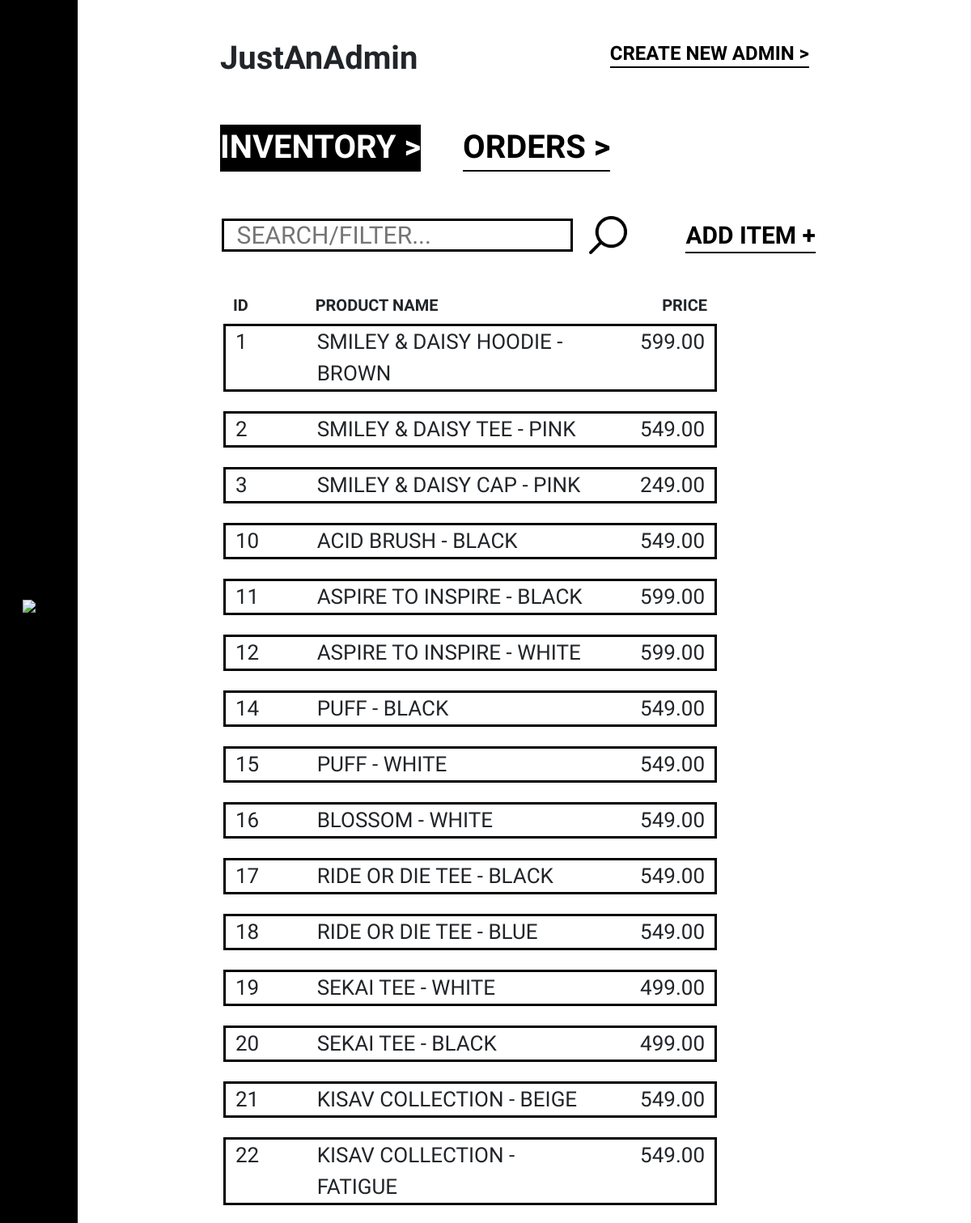
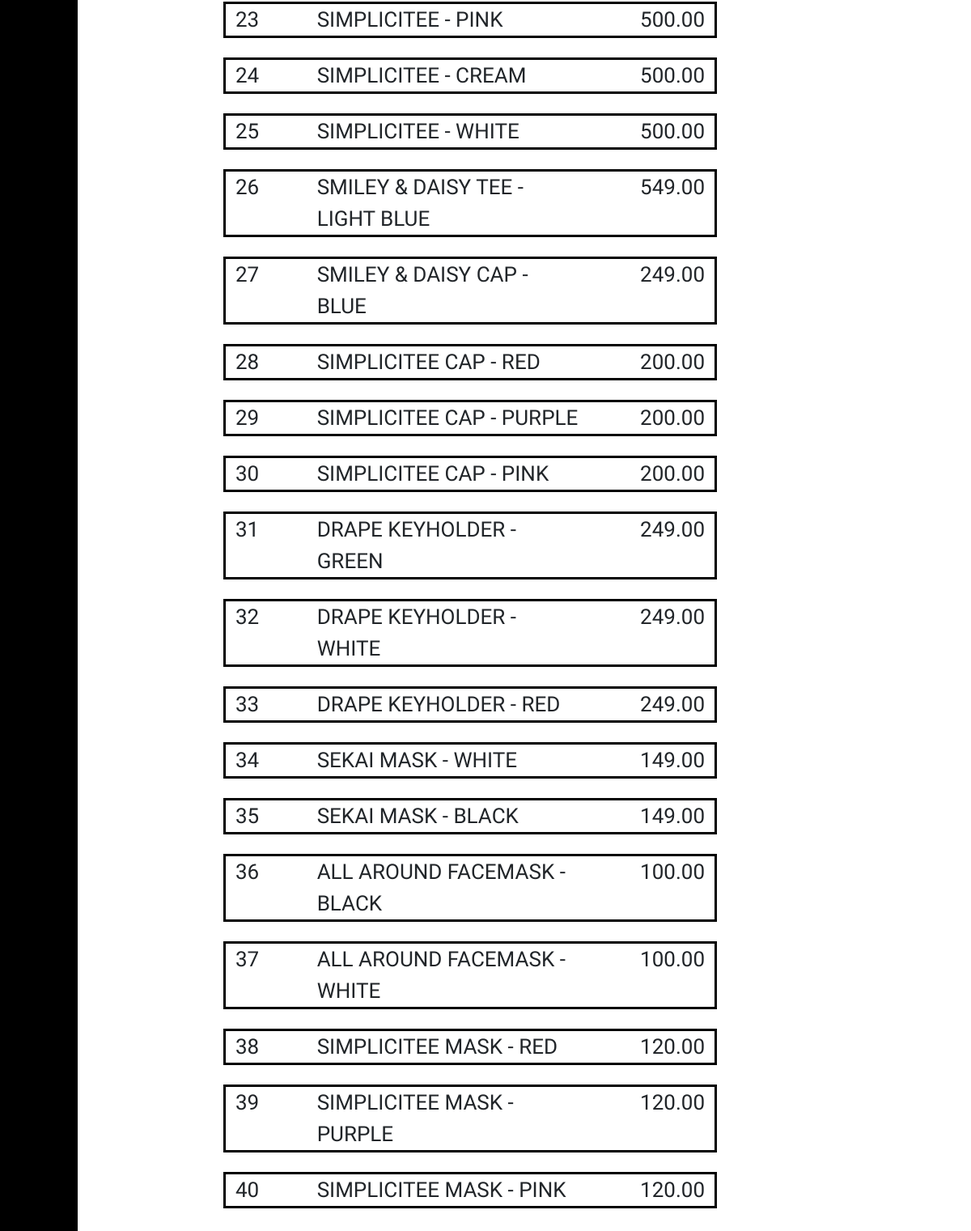
The page /src/admin/admin-inventory.php (signed in) on the database its author committed (2 pictures, top to bottom).
### tables this page shows
CREATE TABLE `product` (
  `prod_id` int(11) NOT NULL,
  `prod_name` varchar(255) NOT NULL,
  `prod_price` decimal(5,2) NOT NULL,
  `prod_description` varchar(500) NOT NULL,
  `cat_name` varchar(50) NOT NULL
);

### src/admin/includes/admin-inventory.inc.php (called while the page is built, shortened)
<?php
include("../classes/Database.class.php");
include("../classes/Product.class.php");
include("../classes/ProductCon.class.php");
$product = new ProductController();
$result = $product->getTable();

### src/classes/Database.class.php (called while the page is built)
<?php
class Database{
  protected function connect(){
    try {
      $username = "root";
      $password = "";
      $dbh = new PDO('mysql:host=localhost;dbname=drape',$username,$password);
      return $dbh;
    }
    catch (PDOException $e) {
      print "Error!: " . $e->getMessage() . "<br/>";
      die();
    }
  }
}

### src/classes/Product.class.php (called while the page is built, shortened)
<?php
class Product extends Database{
  protected function readProductTable(){
    $query = 'SELECT * FROM product';
    $stmt = $this->connect()->prepare($query);
    if(!$stmt->execute()){
      $stmt = null;
      header("location: ../index.php?error=stmtfailed");
      exit();
    }
    return $stmt;
  }
}

### src/classes/ProductCon.class.php (called while the page is built, shortened)
<?php
class ProductController extends Product{
  public function getTable(){
    $result = $this->readProductTable();
    return $result;
  }
}

### src/admin/admin-inventory.php (the view, shortened to what this page needs)
<?php include("includes/admin-inventory.inc.php")?>
<!DOCTYPE html>
<html lang="en">
<?php include("../head-tags.php")?>
<body>
    <?php include("../sidebar.php")?>
    <main class="admin-wrapper">
        <section class="user-info mb-5">
          <div class="row">
            <div class="col d-flex justify-content-between">
              <h1><?php echo $_SESSION["adminUser"]?></h1>
              <a href="admin-registration.php" class="btn-black">CREATE NEW ADMIN ></a>
            </div>
          </div>
        </section>
        <section class="panel-navigation mb-5">
          <div class="row">
            <div class="col">
              <a href="admin-inventory.php" class="btn-black-active me-5">INVENTORY ></a>
              <a href="admin-orders.php" class="btn-black">ORDERS ></a>
            </div>
          </div>
        </section>
        <section class="panel-table-wrapper">
          <div class="row search-row">
            <div class="col d-flex justify-content-between align-items-center">
              <div class="search-bar">
                <form action="admin-inventory.php" method="post" enctype="multipart/form-data">
                  <input type="text" name="search_item" placeholder="SEARCH/FILTER...">
                  <input type="submit" name="filter" value="">
                </form>
              </div>
              <a href="admin-product-add.php" class="btn-black">ADD ITEM +</a>
            </div>
          </div>
          <div class="row mt-5 panel-table">
            <div class="col pe-0">
              <div class="row panel-table-head mb-2">
                <div class="col pth-contents-wrapper">
                  <div class="row">
                    <p class="col-2 mb-0">ID</p>
                    <p class="col mb-0">Product name</p>
                    <p class="col-3 mb-0 text-end">Price</p>
                  </div>
                </div>
                <div class="col-1"></div>
                <div class="col-1"></div>
              </div>
              <?php
                while($row = $result->fetch(PDO::FETCH_ASSOC)){
                  echo
                  "
                  <div class='row panel-table-body mb-4'>"; ?>
                    <div class='col ptb-contents-wrapper' onclick="window.location.href = 'admin-product-view.php?id=<?php echo $row['prod_id']?>';">
                      <?php echo "
                      <div class='row'>
                        <p class='col-2 mb-0'>" . $row["prod_id"] . "</p>
                        <p class='col mb-0'>" . $row["prod_name"] . "</p>
                        <p class='col-3 mb-0 text-end'>" . $row["prod_price"] . "</p>
                      </div>
                    </div>";
                    ?>
                    <div class='col-1 ptb-links'><a href='admin-product-edit.php?id=<?php echo $row["prod_id"];?>'><i class='fi fi-rr-pencil'></i></a></div>
                    <div class='col-1 ptb-links'><a href='admin-inventory.php?id=<?php echo $row["prod_id"];?>' onclick="return confirm('Are you sure you want to delete this product?');"><i class='fi fi-rr-cross'></i></a></div>
                    <?php echo "
                  </div>
                  ";
                }
              ?>
            </div>
          </div>
        </section>
    </main>
</body>
</html>

### src/styles/main.css (style rules this page uses)
* { font-family: inconsolata; }
main { margin-block: 3rem; margin-inline: 12rem 6rem; }
.btn-black { font-size: 40px; font-weight: 600; display: inline-block; color: #000000; text-decoration: none; position: relative; z-index: 1; overflow: hidden; }
.btn-black::before { content: ''; position: absolute; bottom: 0; left: 0; width: 100%; height: 2px; background-color: #000000; transition: height 0.1s ease; z-index: -1; }
.btn-black-active { font-size: 40px; font-weight: 600; display: inline-block; color: white; text-decoration: none; position: relative; z-index: 1; overflow: hidden; background-color: #000000; }
.btn-black-active::before { content: ''; position: absolute; top: 0; left: 0; width: 100%; height: 2px; background-color: white; transition: height 0.1s ease; z-index: -1; }

### src/styles/panels.css (style rules this page uses)
.admin-wrapper, .client-wrapper { margin-block: 3rem; margin-inline: 17rem 12rem; }
.user-info h1 { font-weight: bold; }
.user-info .btn-black { text-align: center; font-size: 24px; width: fit-content; height: fit-content; margin: 0 0.5rem 0 0.5rem; }
.search-bar input { height: 100%; font-size: 30px; }
.search-bar input:first-of-type { width: fit-content; border: 3px solid black; border-radius: 0; padding: 0 0 0 1rem; margin: 0 1rem 0 0; }
.search-bar input:last-of-type { width: 3rem; border: none; background: url('../../icons/search.png'); background-size: contain; background-position: center; background-repeat: no-repeat; -webkit-transform: scaleX(-1); transform: scaleX(-1); }
.panel-table-wrapper .btn-black { font-size: 30px; }
.panel-table { font-size: 26px; text-transform: uppercase; width: 100%; }
.search-row { padding-left: 0.1rem; }
.search-bar { text-transform: none; }
.panel-table-head, .panel-table-body { padding-left: 1rem; }
.panel-table-head { font-size: 20px; font-weight: bold; }
.ptb-links { text-align: end; padding-right: 0; }
.ptb-contents-wrapper { border: 3px solid black; transition: ease-in-out 0.2s; }

### rows shown on the page
product: prod_id "1", prod_name "SMILEY & DAISY HOODIE - BROWN", prod_price "599.00"
product: prod_id "2", prod_name "SMILEY & DAISY TEE - PINK", prod_price "549.00"
product: prod_id "3", prod_name "SMILEY & DAISY CAP - PINK", prod_price "249.00"
product: prod_id "10", prod_name "ACID BRUSH - BLACK", prod_price "549.00"
product: prod_id "11", prod_name "ASPIRE TO INSPIRE - BLACK", prod_price "599.00"
product: prod_id "12", prod_name "ASPIRE TO INSPIRE - WHITE", prod_price "599.00"
product: prod_id "14", prod_name "PUFF - BLACK", prod_price "549.00"
product: prod_id "15", prod_name "PUFF - WHITE", prod_price "549.00"
product: prod_id "16", prod_name "BLOSSOM - WHITE", prod_price "549.00"
product: prod_id "17", prod_name "RIDE OR DIE TEE - BLACK", prod_price "549.00"
product: prod_id "18", prod_name "RIDE OR DIE TEE - BLUE", prod_price "549.00"
product: prod_id "19", prod_name "SEKAI TEE - WHITE", prod_price "499.00"
product: prod_id "20", prod_name "SEKAI TEE - BLACK", prod_price "499.00"
product: prod_id "21", prod_name "KISAV COLLECTION - BEIGE", prod_price "549.00"
product: prod_id "22", prod_name "KISAV COLLECTION - FATIGUE", prod_price "549.00"
product: prod_id "23", prod_name "SIMPLICITEE - PINK", prod_price "500.00"
product: prod_id "24", prod_name "SIMPLICITEE - CREAM", prod_price "500.00"
product: prod_id "25", prod_name "SIMPLICITEE - WHITE", prod_price "500.00"
product: prod_id "26", prod_name "SMILEY & DAISY TEE - LIGHT BLUE", prod_price "549.00"
product: prod_id "27", prod_name "SMILEY & DAISY CAP - BLUE", prod_price "249.00"
product: prod_id "28", prod_name "SIMPLICITEE CAP - RED", prod_price "200.00"
product: prod_id "29", prod_name "SIMPLICITEE CAP - PURPLE", prod_price "200.00"
product: prod_id "30", prod_name "SIMPLICITEE CAP - PINK", prod_price "200.00"
product: prod_id "31", prod_name "DRAPE KEYHOLDER - GREEN", prod_price "249.00"
product: prod_id "32", prod_name "DRAPE KEYHOLDER - WHITE", prod_price "249.00"
product: prod_id "33", prod_name "DRAPE KEYHOLDER - RED", prod_price "249.00"
product: prod_id "34", prod_name "SEKAI MASK - WHITE", prod_price "149.00"
product: prod_id "35", prod_name "SEKAI MASK - BLACK", prod_price "149.00"
product: prod_id "36", prod_name "ALL AROUND FACEMASK - BLACK", prod_price "100.00"
product: prod_id "37", prod_name "ALL AROUND FACEMASK - WHITE", prod_price "100.00"
product: prod_id "38", prod_name "SIMPLICITEE MASK - RED", prod_price "120.00"
product: prod_id "39", prod_name "SIMPLICITEE MASK - PURPLE", prod_price "120.00"
product: prod_id "40", prod_name "SIMPLICITEE MASK - PINK", prod_price "120.00"

### other values the page prints
$_SESSION["adminUser"] "JustAnAdmin"
